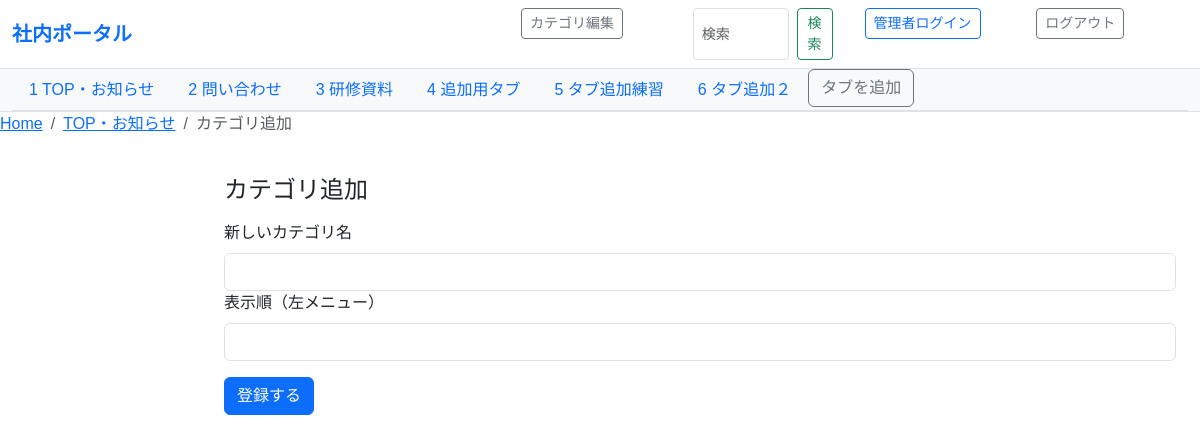
The app's page /category_add_categories/8 (signed in) with its own data.
### share/models.py (models this page shows, shortened)
class Category(models.Model):
    id = models.AutoField(primary_key=True)
    name = models.CharField(
        verbose_name="カテゴリ名",
        max_length=100
    )
    parent_id = models.PositiveIntegerField(
        db_column="親カテゴリ",
        null=True, blank=True,
    )
    category_display_order_tabs = models.PositiveIntegerField(
        verbose_name="表示順(タブ)",
        null=True, blank=True,
    )
    category_display_order_leftmenues = models.PositiveIntegerField(
    verbose_name="表示順(左メニュー)",
    null=True, blank=True,
    )
    class Meta:
        db_table = "カテゴリ"
        verbose_name = "カテゴリ"
        verbose_name_plural = "カテゴリ"

### share/views.py (the view)
# urls.py: path("category_add_categories/<int:parent_id>", views.category_add_categories, name="category_add_categories"),
@login_required_custom
def category_add_categories(request, parent_id: int):
    form = CategoryCreateForm()
    template_name = "category_add_categories.html"
    top_categories = Category.objects.filter(parent_id__isnull=True)
    parent_category = get_object_or_404(Category, id=parent_id)
    if request.method == "POST":
        data = request.POST.copy()
        print("POST内容:", request.POST)
        if data.get("parent_id"):
            data["parent_id"] = int(data["parent_id"])
            print("form parent_id=",request.POST.get("parent_id"))
            print("form name=",request.POST.get("name"))
            form = CategoryCreateForm(data)
        else:
            print("整数型でない（未選択など）")
            print("form parent_id=",request.POST.get("parent_id"))
            print("form name=",request.POST.get("name"))
            form = CategoryCreateForm(request.POST)
        if form.is_valid():                         # ← バリデーション
                obj = form.save(commit=False)           # ← まだDBに書かない
                obj.save()                              # ← DBにINSERT
                return redirect("parent_contents_default")
        else : print("form errors", form.errors)
    else:
        form = CategoryCreateForm()
    return render(request, template_name, {
        "form": form,
        "top_categories": top_categories,
        "parent_category": parent_category,
    })

### share/forms.py
class CategoryCreateForm(forms.ModelForm):
    class Meta:
        model = Category
        fields = [
            "id",
            "name", #カテゴリ名
            "parent_id", #親カテゴリID
            "category_display_order_tabs", #表示順(タブ)
            "category_display_order_leftmenues", #表示順(左メニュー)
        ]
        widgets = {
            "id": forms.NumberInput(attrs={"class": "form-control", "readonly": "readonly"}),
            "name": forms.TextInput(attrs={"class": "form-control"}),
            "parent_id": forms.NumberInput(attrs={"class": "form-control"}),
            "category_display_order_tabs": forms.NumberInput(attrs={"class": "form-control"}),
            "category_display_order_leftmenues": forms.NumberInput(attrs={"class": "form-control"}),
        }

### share/context_processors.py (called while the page is built)
def parent_categories(request):
    return {
        "parent_categories": Category.objects.filter(parent_id__isnull=True).order_by("category_display_order_tabs")
    }

def current_ids_processor(request):
    match = request.resolver_match
    if not match:
        return {}
    kwargs = match.kwargs
    return {
        "current_parent_id": kwargs.get("parent_id"),
        "current_category_id": kwargs.get("category_id"),
    }

### share/views.py (called while the page is built)
def login_required_custom(view_func):
    @wraps(view_func)
    def _wrapped_view(request, *args, **kwargs):
        if request.user.is_authenticated:
            return view_func(request, *args, **kwargs)
        else:
            return HttpResponse('不正な操作です', status=401) #不正な操作
    return _wrapped_view

### share/templates/category_add_categories.html (shortened to what this page needs)
{% extends "base.html" %}
{%  load static %}
{% block crumblist %}
<li class="breadcrumb-item"><a href={% url "parent_contents" parent_id=parent_category.id %}>{{ parent_category.name }}</a></li>
<li class="breadcrumb-item active" aria-current="page">カテゴリ追加</li>
{% endblock %}
{% block content %}
<div class="container my-4">
    <h1 class="h4 mb-3">カテゴリ追加</h1>
<form method="post" novalidate>
    <label  for="id_name" name="new_category" id="id_name" class="form-label" >新しいカテゴリ名</label>
    {{ form.name }}
    <div class="mb-3">
    <div class="mb-3">
        <label for="id_category_display_order_leftmenues" class="form-label">表示順（左メニュー）</label>
        {{ form.category_display_order_leftmenues }}
    </div>
</div>
<button type="submit" class="btn btn-primary">登録する</button>
</form>
</div>
{% endblock %}

### share/templates/base.html (shortened to what this page needs)
<!DOCTYPE html>
<html lang="ja">
<head>
  <link href="https://cdn.jsdelivr.net/npm/bootstrap@5.3.3/dist/css/bootstrap.min.css" rel="stylesheet">
</head>
<body>
  <nav class="navbar navbar-expand-lg navbar-light bg-white border-bottom sticky-top">
    <div class="container-fluid d-flex justify-content-between align-items-center">
      <a class="navbar-brand fw-bold text-primary" href="{% url 'parent_contents_default' %}">社内ポータル</a>
        <div class="d-flex gap-2">
        {% if user.is_authenticated %}
        <div class="container-fluid">
          <a href="{% url 'category_edit' %}" class="btn btn-outline-secondary btn-sm">カテゴリ編集</a>
        </div>
        {% endif %}
        <div class="container-fluid">
          <form class="d-flex" action="{% url 'search_results' %}" method="get">
            <input class="form-control form-control-sm me-2" type="search" name="q" placeholder="検索" aria-label="Search">
            <button class="btn btn-outline-success btn-sm" type="submit">検索</button>
          </form>
        </div>
        <div class="container-fluid">
          <form action="{% url 'login' %}" method="post">
            <input class="btn btn-outline-primary btn-sm" type="submit" value="管理者ログイン">
          </form>
        </div>
        <div class="container-fluid">
          <form action="{% url 'logout' %}" method="post">
            <input class="btn btn-outline-secondary btn-sm" type="submit" value="ログアウト">
          </form>
        </div>
      </div>
    </div>
  </nav>
  <div class="bg-light border-bottom">
    <div class="container-fluid">
      <ul class="nav nav-tabs">
        {% for cat in parent_categories %}
          <li class="nav-item">
            <a class="nav-link {% if parent and parent.id == cat.id %}active{% endif %}"
              href="{% url 'parent_contents' parent_id=cat.id %}">
              {% if user.is_authenticated %}
                {{cat.category_display_order_tabs}}
              {% endif %}
              {{ cat.name }}
            </a>
          </li>
          {% if user.is_authenticated %}
            {% if forloop.last %}
              <li class="nav-item">
                <a class="btn btn-outline-secondary" href="{% url 'category_add_tabs' %}">
                タブを追加
                </a>
              </li>
            {% endif %}
          {% endif %}
        {% empty %}
          <li class="nav-item text-muted small p-2">親カテゴリが未登録です</li>
        {% endfor %}
      </ul>
    </div>
  </div>
<nav aria-label="breadcrumb">
  <ol class="breadcrumb">
    <li class="breadcrumb-item"><a href={% url "parent_contents_default" %}>Home</a></li>
    {% block crumblist %}{% endblock %}
  </ol>
</nav>
  <main class="container-fluid my-3">
    <div class="row">
      <aside class="col-12 col-md-3 col-lg-2 mb-3">
      </aside>
      <section class="col-12 col-md-9 col-lg-10">
        {% block content %}{% endblock %}
      </section>
    </div>
  </main>
</body>
</html>

### share/templates/base.html (style rules this page uses)
body { font-family: "Noto Sans JP", "Hiragino Kaku Gothic ProN", "Meiryo", sans-serif; font-weight: 400; color: #212529; }

### records on screen
Category: category_display_order_tabs "1", name "TOP・お知らせ"
Category: category_display_order_tabs "2", name "問い合わせ"
Category: category_display_order_tabs "3", name "研修資料"
Category: category_display_order_tabs "4", name "追加用タブ"
Category: category_display_order_tabs "5", name "タブ追加練習"
Category: category_display_order_tabs "6", name "タブ追加２", shows "タブを追加"
